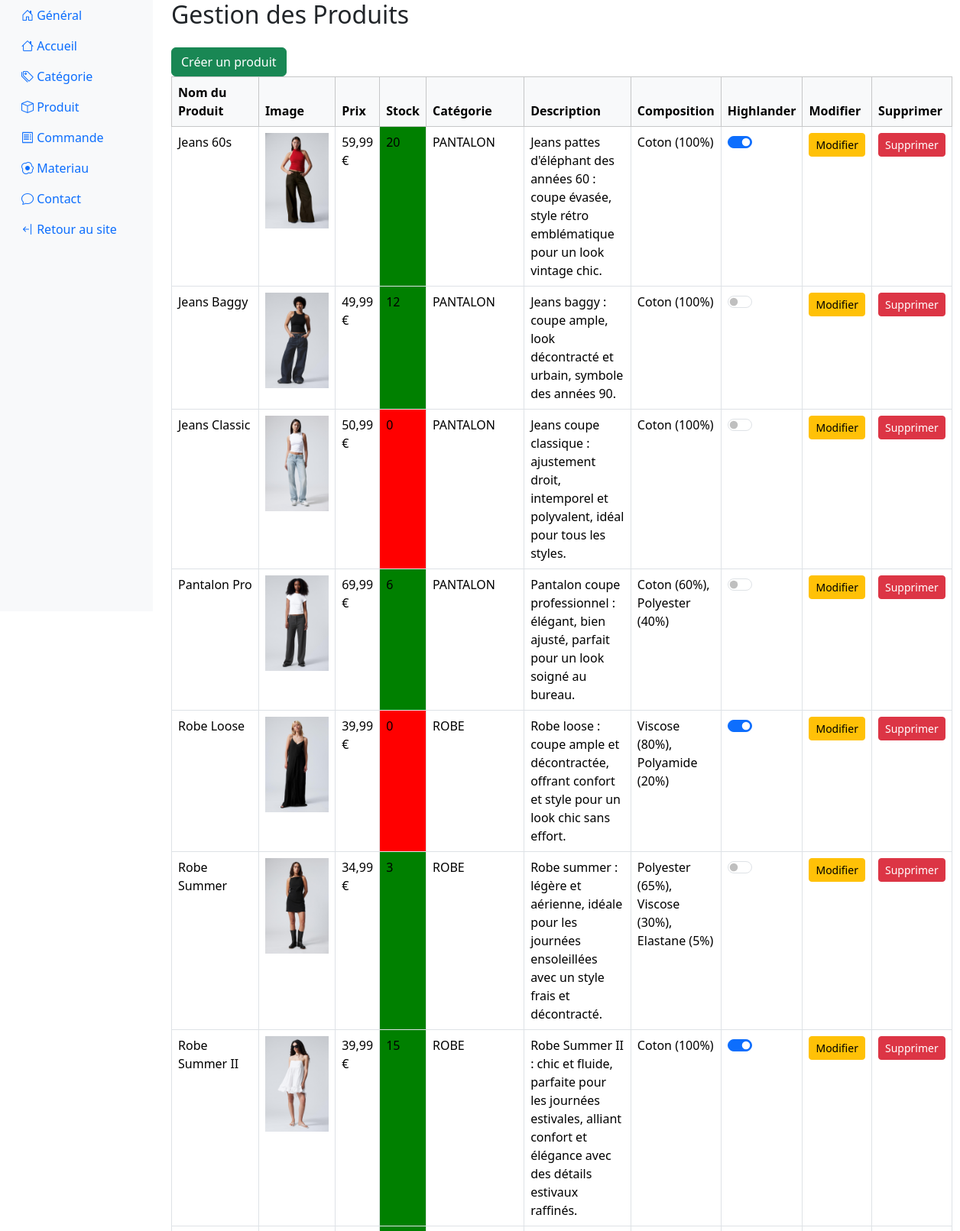
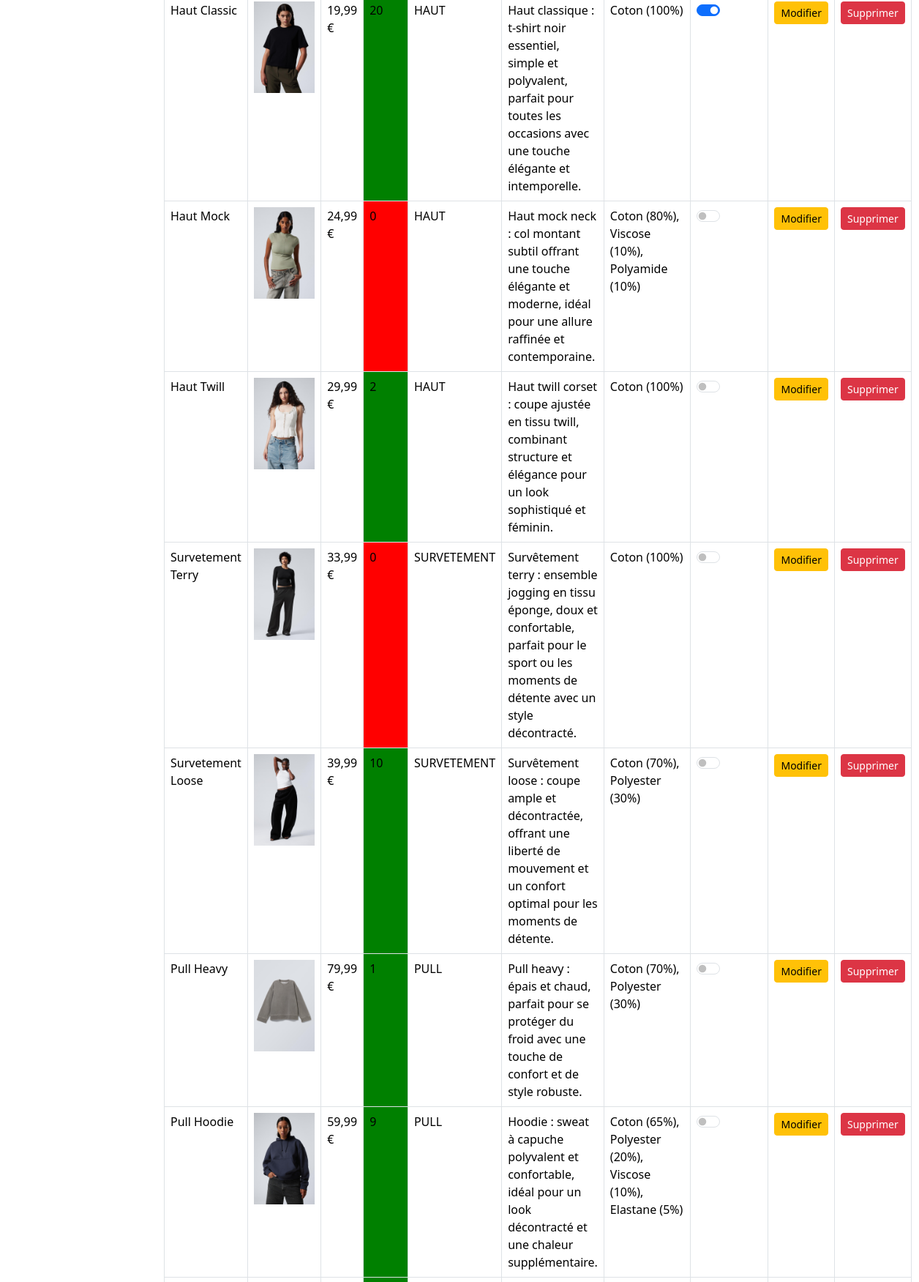
/PHP/FrontEnd/BackOffice/backoffice-produit.php?error=1 (signed in, upper part), run on the app's committed database (2 pictures, top to bottom).
### tables this page shows
CREATE TABLE `produit` (
  `produit_id` int(11) NOT NULL,
  `produit_nom` varchar(50) DEFAULT NULL,
  `produit_desc` varchar(200) DEFAULT NULL,
  `produit_prix` decimal(5,2) DEFAULT NULL,
  `produit_stock` tinyint(4) DEFAULT NULL,
  `produit_highlander` tinyint(1) NOT NULL DEFAULT 0,
  `ordre_highlander` int(11) NOT NULL,
  `categorie_id` int(11) NOT NULL
);

CREATE TABLE `categorie` (
  `categorie_id` int(11) NOT NULL,
  `categorie_nom` varchar(50) DEFAULT NULL,
  `categorie_desc` varchar(250) DEFAULT NULL,
  `categorie_image` varchar(200) NOT NULL,
  `categorie_highlight` tinyint(1) NOT NULL DEFAULT 0
);

### PHP/Fonction/db.php (called while the page is built, shortened)
<?php
function recupDetailProduit($dbh, $produitId)
{
        $sql = "SELECT p.produit_nom, p.produit_desc, p.produit_prix, c.categorie_nom, p.produit_stock, p.categorie_id, produit_highlander
            FROM produit p
            JOIN categorie c ON p.categorie_id = c.categorie_id
            WHERE p.produit_id = :id";
        $stmt = $dbh->prepare($sql);
        $stmt->bindParam(':id', $produitId, PDO::PARAM_INT);
        $stmt->execute();
        $produit = $stmt->fetch(PDO::FETCH_ASSOC);
        return $produit;
}
function recupDetailMateriau($dbh, $produitId)
{
        $sql = "SELECT m.materiau_nom, c.composition_pourcentage
        FROM composition c
        JOIN materiau m ON c.materiau_id = m.materiau_id
        WHERE c.produit_id = :id
        ORDER BY c.composition_pourcentage DESC";
        $stmt = $dbh->prepare($sql);
        $stmt->bindParam(':id', $produitId, PDO::PARAM_INT);
        $stmt->execute();
        $materiaux = $stmt->fetchAll(PDO::FETCH_ASSOC);
        return $materiaux;
}
function recupDetailImage($dbh, $produitId)
{
        $sql = "SELECT i.image_lien
        FROM illustration_produit ip
        JOIN image i ON ip.image_id = i.image_id
        WHERE ip.produit_id = :id";
        $stmt = $dbh->prepare($sql);
        $stmt->bindParam(':id', $produitId, PDO::PARAM_INT);
        $stmt->execute();
        $images = $stmt->fetchAll(PDO::FETCH_ASSOC);
        return $images;
}

### PHP/FrontEnd/BackOffice/backoffice-produit.php (the view, shortened to what this page needs)
<?php
include '../../Fonction/element.php';
include '../../Fonction/db.php';
$dbh = connexion_bdd();
$sql = "SELECT produit_id FROM produit";
$stmt = $dbh->prepare($sql);
$stmt->execute();
$produits = $stmt->fetchAll(PDO::FETCH_ASSOC);
?>
<!doctype html>
<html lang="en">
<head>
    <?php BO_headerElementPrint(); ?>
</head>
<body>
<?php
BO_afficherNavbar();
BO_ContenuDashboardOuverture();
?>
<h1 class="h2">Gestion des Produits</h1>
<a href="backoffice-prod-ajout.php" class="btn btn-success mt-3">Créer un produit</a>
<table class="table table-bordered table-hover">
    <thead class="table-light">
    <tr>
        <th scope="col">Nom du Produit</th>
        <th scope="col">Image</th>
        <th scope="col">Prix</th>
        <th scope="col">Stock</th>
        <th scope="col">Catégorie</th>
        <th scope="col">Description</th>
        <th scope="col">Composition</th>
        <th scope="col">Highlander</th>
        <th scope="col">Modifier</th>
        <th scope="col">Supprimer</th>
    </tr>
    </thead>
    <tbody>
    <?php foreach ($produits as $produitData):
        $produitId = $produitData['produit_id'];
        $produit = recupDetailProduit($dbh, $produitId);
        $materiaux = recupDetailMateriau($dbh, $produitId);
        $images = recupDetailImage($dbh, $produitId);
        $composition = '';
        foreach ($materiaux as $materiau) {
            $composition .= $materiau['materiau_nom'] . ' (' . $materiau['composition_pourcentage'] . '%), ';
        }
        $composition = rtrim($composition, ', ');
        $imageLien = !empty($images) ? $images[0]['image_lien'] : 'default-image.jpg';
        ?>
        <tr>
            <td><?php echo htmlspecialchars($produit['produit_nom']); ?></td>
            <td><img src="<?php echo htmlspecialchars($imageLien); ?>" style="height:125px;"></td>
            <td><?php echo number_format($produit['produit_prix'], 2, ',', ' ') . ' €'; ?></td>
            <td style="background-color: <?php echo ($produit['produit_stock'] > 0) ? 'green' : 'red'; ?>;">
                <?php echo htmlspecialchars($produit['produit_stock']); ?>
            </td>
            <td><?php echo htmlspecialchars($produit['categorie_nom']); ?></td>
            <td><?php echo htmlspecialchars($produit['produit_desc']); ?></td>
            <td><?php echo htmlspecialchars($composition); ?></td>
            <td>
                <div class="form-check form-switch">
                    <input class="form-check-input" type="checkbox"
                           id="highlanderProduct<?php echo $produitId; ?>" <?php echo $produit['produit_highlander'] ? 'checked' : ''; ?>
                           data-produit-id="<?php echo $produitId; ?>">
                </div>
            </td>
            <td><a href="backoffice-prod-modif.php?id=<?php echo $produitId; ?>"
                   class="btn btn-warning btn-sm">Modifier</a></td>
            <td>
                <a href="#" class="btn btn-danger btn-sm"
                   onclick="confirmDeletion('<?php echo $produitId; ?>'); return false;">
                    Supprimer
                </a>
            </td>
        </tr>
    <?php endforeach; ?>
    </tbody>
</table>
<?php BO_ContenuDashboardFermeture(); ?>
</body>
</html>

### PHP/Fonction/element.php (shortened to what this page needs)
<?php
function BO_afficherNavbar() {
    echo'
  <div class="container-fluid">
      <div class="row">
        <nav class="col-md-2 sidebar bg-light">
          <div class="position-sticky">
            <ul class="nav flex-column">
              <li class="nav-item">
                <a class="nav-link active" aria-current="page" href="backoffice-main.php">
                  <i class="bi bi-house-door"></i> Général
                </a>
              </li>
              <li class="nav-item">
                <a class="nav-link" href="backoffice-index.php">
                  <i class="bi bi-house"></i> Accueil
                </a>
              </li>
              <li class="nav-item">
                <a class="nav-link" href="backoffice-categorie.php">
                  <i class="bi bi-tags"></i> Catégorie
                </a>
              </li>
              <li class="nav-item">
                <a class="nav-link" href="backoffice-produit.php">
                  <i class="bi bi-box"></i> Produit
                </a>
              </li>
              <li class="nav-item">
                <a class="nav-link" href="backoffice-commande.php">
                  <i class="bi bi-receipt"></i> Commande
                </a>
              </li>
              <li class="nav-item">
                <a class="nav-link" href="backoffice-materiau.php">
                  <i class="bi bi-egg-fried"></i> Materiau
                </a>
              </li>
               <li class="nav-item">
                <a class="nav-link" href="backoffice-contact.php">
                  <i class="bi bi-chat"></i></i> Contact
                </a>
              </li>
              <li class="nav-item">
                <a class="nav-link" href="../VIEW">
                  <i class="bi bi-arrow-bar-left"></i> Retour au site
                </a>
              </li>
            </ul>
          </div>
        </nav>';
}
function BO_ContenuDashboardOuverture(){
    echo '
  <main class="col-md-10 col-lg-10 px-md-4">
    <div id="dashboard-content">';
}
function BO_ContenuDashboardFermeture(){
    echo '</div>
  </main>
</div>
</div>';
}
function BO_headerElementPrint()
{
    echo '
<link rel="icon" href="../IMAGE/newVet-logo.png" type="image/x-icon">
<link href="https://cdn.jsdelivr.net/npm/bootstrap@5.3.3/dist/css/bootstrap.min.css" rel="stylesheet">
<link href="https://cdn.jsdelivr.net/npm/bootstrap-icons/font/bootstrap-icons.css" rel="stylesheet">
 <script defer src="https://cdn.jsdelivr.net/npm/bootstrap@5.3.3/dist/js/bootstrap.bundle.min.js"></script>
   <style>
      /* Réduire la largeur de la navbar verticale */
      .sidebar {
        width: 200px;
        height: 100vh;
      }
    </style>
    <link rel="stylesheet" href="../CSS/BO_Tableau.css">
';
}
?>

### PHP/Fonction/element.php (style rules this page uses)
.sidebar { width: 200px; height: 100vh; }

### data on the page
produit: produit_nom "Jeans 60s", shows a picture, produit_prix "59,99", produit_stock "20", categorie.categorie_nom "PANTALON", produit_desc "Jeans pattes d'éléphant des années 60 : coupe évasée, style rétro emblématique pour un look vintage chic.", composition "Coton (100%)", produit_highlander "☑"
produit: produit_nom "Jeans Baggy", shows a picture, produit_prix "49,99", produit_stock "12", categorie.categorie_nom "PANTALON", produit_desc "Jeans baggy : coupe ample, look décontracté et urbain, symbole des années 90.", composition "Coton (100%)"
produit: produit_nom "Jeans Classic", shows a picture, produit_prix "50,99", produit_stock "0", categorie.categorie_nom "PANTALON", produit_desc "Jeans coupe classique : ajustement droit, intemporel et polyvalent, idéal pour tous les styles.", composition "Coton (100%)"
produit: produit_nom "Pantalon Pro", shows a picture, produit_prix "69,99", produit_stock "6", categorie.categorie_nom "PANTALON", produit_desc "Pantalon coupe professionnel : élégant, bien ajusté, parfait pour un look soigné au bureau.", composition "Coton (60%), Polyester (40%)"
produit: produit_nom "Robe Loose", shows a picture, produit_prix "39,99", produit_stock "0", categorie.categorie_nom "ROBE", produit_desc "Robe loose : coupe ample et décontractée, offrant confort et style pour un look chic sans effort.", composition "Viscose (80%), Polyamide (20%)", produit_highlander "☑"
produit: produit_nom "Robe Summer", shows a picture, produit_prix "34,99", produit_stock "3", categorie.categorie_nom "ROBE", produit_desc "Robe summer : légère et aérienne, idéale pour les journées ensoleillées avec un style frais et décontracté.", composition "Polyester (65%), Viscose (30%), Elastane (5%)"
produit: produit_nom "Robe Summer II", shows a picture, produit_prix "39,99", produit_stock "15", categorie.categorie_nom "ROBE", produit_desc "Robe Summer II : chic et fluide, parfaite pour les journées estivales, alliant confort et élégance avec des détails estivaux raffinés.", composition "Coton (100%)", produit_highlander "☑"
produit: produit_nom "Haut Classic", shows a picture, produit_prix "19,99", produit_stock "20", categorie.categorie_nom "HAUT", produit_desc "Haut classique : t-shirt noir essentiel, simple et polyvalent, parfait pour toutes les occasions avec une touche élégante et intemporelle.", composition "Coton (100%)", produit_highlander "☑"
produit: produit_nom "Haut Mock", shows a picture, produit_prix "24,99", produit_stock "0", categorie.categorie_nom "HAUT", produit_desc "Haut mock neck : col montant subtil offrant une touche élégante et moderne, idéal pour une allure raffinée et contemporaine.", composition "Coton (80%), Viscose (10%), Polyamide (10%)"
produit: produit_nom "Haut Twill", shows a picture, produit_prix "29,99", produit_stock "2", categorie.categorie_nom "HAUT", produit_desc "Haut twill corset : coupe ajustée en tissu twill, combinant structure et élégance pour un look sophistiqué et féminin.", composition "Coton (100%)"
produit: produit_nom "Survetement Terry", shows a picture, produit_prix "33,99", produit_stock "0", categorie.categorie_nom "SURVETEMENT", produit_desc "Survêtement terry : ensemble jogging en tissu éponge, doux et confortable, parfait pour le sport ou les moments de détente avec un style décontracté.", composition "Coton (100%)"
produit: produit_nom "Survetement Loose", shows a picture, produit_prix "39,99", produit_stock "10", categorie.categorie_nom "SURVETEMENT", produit_desc "Survêtement loose : coupe ample et décontractée, offrant une liberté de mouvement et un confort optimal pour les moments de détente.", composition "Coton (70%), Polyester (30%)"
produit: produit_nom "Pull Heavy", shows a picture, produit_prix "79,99", produit_stock "1", categorie.categorie_nom "PULL", produit_desc "Pull heavy : épais et chaud, parfait pour se protéger du froid avec une touche de confort et de style robuste.", composition "Coton (70%), Polyester (30%)"
produit: produit_nom "Pull Hoodie", shows a picture, produit_prix "59,99", produit_stock "9", categorie.categorie_nom "PULL", produit_desc "Hoodie : sweat à capuche polyvalent et confortable, idéal pour un look décontracté et une chaleur supplémentaire.", composition "Coton (65%), Polyester (20%), Viscose (10%), Elastane (5%)"
